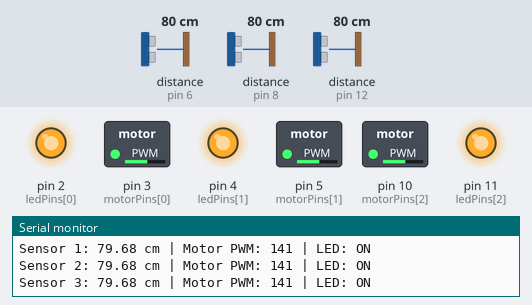
Recording of a sketch running on a simulated Arduino Uno, built with avr-gcc and run on an emulated ATmega328P. Parts: switched loads named in the sketch (green lamp = pin HIGH), output pins drawn as LEDs (lit = HIGH), the last lines printed to the serial monitor. Wiring (inferred from the names in the program): 3 × ultrasonic range finder: trigger pin 7, echo pin 6 / trigger pin 9, echo pin 8 / trigger pin 13, echo pin 12. Inputs (shaded band) come from the test bench; at power-on: distance to the obstacle (sensors on pin 6, pin 8, pin 12) 80 cm. The echo pulse lasts 58.3 µs per cm; pins used as bus, display or sensor lines are not drawn.

Above: at 1.2 s.
1.3 s: distance to the obstacle (sensor on pin 6) set to 18 cm
At 1.6 s:
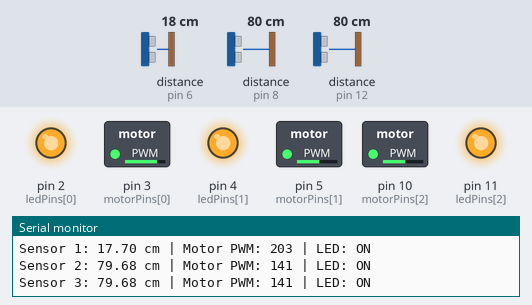
2.8 s: distance to the obstacle (sensor on pin 8) set to 2 cm
At 4.1 s:
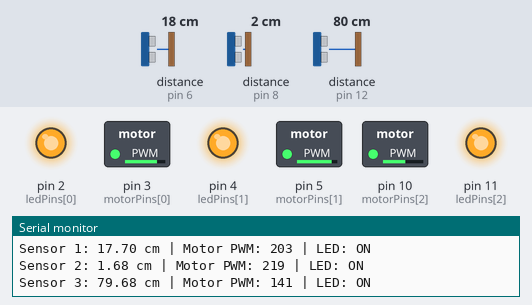
4.4 s: distance to the obstacle (sensor on pin 12) set to 4 cm
At 4.9 s:
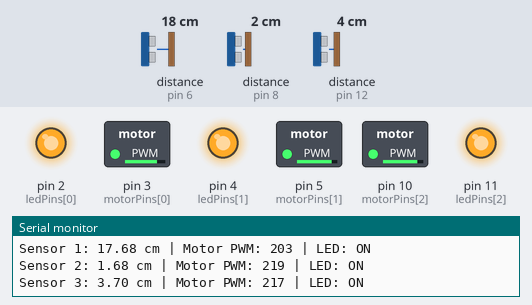
6.0 s: distance to the obstacle (sensor on pin 6) set to 35 cm
At 7.1 s:
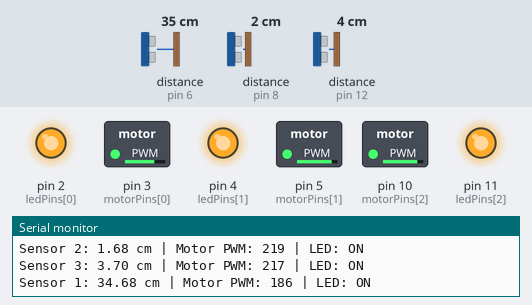
7.5 s: distance to the obstacle (sensor on pin 8) set to 35 cm
At 8.1 s:
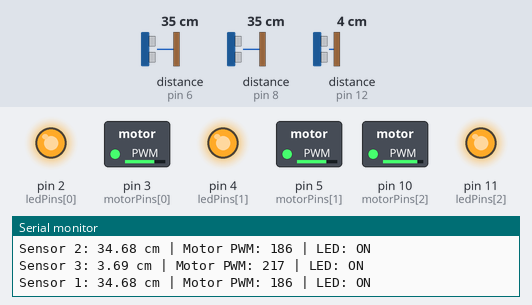
9.1 s: distance to the obstacle (sensor on pin 12) set to 250 cm
At 10.1 s:
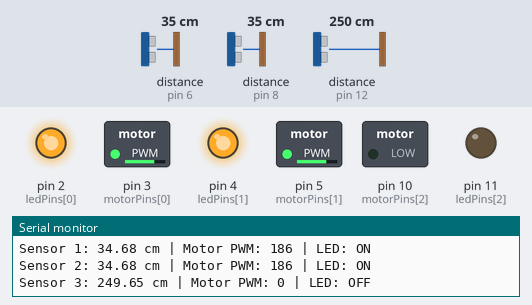
Timing chart, 0 to 11.7 s (numbered marks = the images above; inputs shaded):
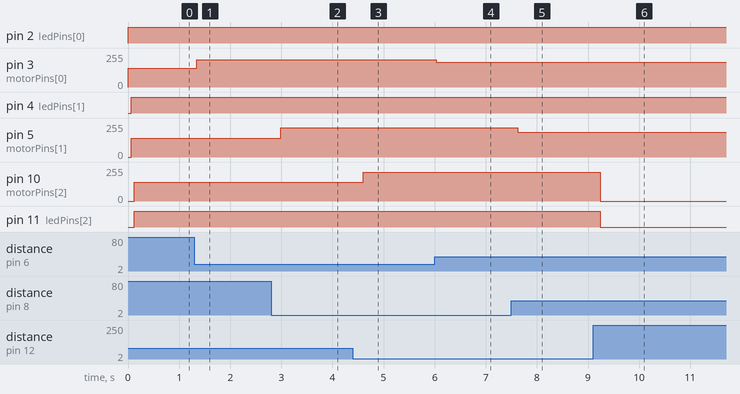

Measured:
- after the input at 1.3 s, pin 3 (motorPins[0]): 141/255 → 203/255 at once
- after the input at 2.8 s, pin 5 (motorPins[1]): 141/255 → 219/255 after 0.19 s
- after the input at 4.4 s, pin 10 (motorPins[2]): 141/255 → 217/255 after 0.20 s
- after the input at 6.0 s, pin 3 (motorPins[0]): 203/255 → 186/255 at once
- after the input at 7.5 s, pin 5 (motorPins[1]): 219/255 → 186/255 after 0.13 s
- after the input at 9.1 s, pin 10 (motorPins[2]): 217/255 → 0/255 after 0.14 s; pin 11 (ledPins[2]): HIGH → LOW after 0.14 s

The sketch:

main.ino
```cpp
const int trigPins[3] = {7, 9, 13};
const int echoPins[3] = {6, 8, 12};
const int motorPins[3] = {3, 5, 10};
const int ledPins[3] = {2, 4, 11};

long duration;
float distanceCm;

void setup() {
  Serial.begin(9600);

  for (int i = 0; i < 3; i++) {
    pinMode(trigPins[i], OUTPUT);
    pinMode(echoPins[i], INPUT);
    pinMode(motorPins[i], OUTPUT);
    pinMode(ledPins[i], OUTPUT);
  }
}

float measureDistance(int trigPin, int echoPin) {
  digitalWrite(trigPin, LOW);
  delayMicroseconds(2);
  digitalWrite(trigPin, HIGH);
  delayMicroseconds(10);
  digitalWrite(trigPin, LOW);

  duration = pulseIn(echoPin, HIGH, 30000);
  if (duration == 0) return -1;
  return (duration * 0.0343) / 2.0;
}

void loop() {
  for (int i = 0; i < 3; i++) {
    float d = measureDistance(trigPins[i], echoPins[i]);

    int intensity = 0;
    if (d > 0 && d <= 220) {
      intensity = map(d, 0, 220, 220, 0);
    }

    analogWrite(motorPins[i], intensity);

    if (intensity > 0) {
      digitalWrite(ledPins[i], HIGH);
    } else {
      digitalWrite(ledPins[i], LOW);
    }

    Serial.print("Sensor ");
    Serial.print(i + 1);
    Serial.print(": ");
    Serial.print(d);
    Serial.print(" cm | Motor PWM: ");
    Serial.print(intensity);
    Serial.print(" | LED: ");
    Serial.println(intensity > 0 ? "ON" : "OFF");

    delay(50);
  }

  delay(100);
}
```
